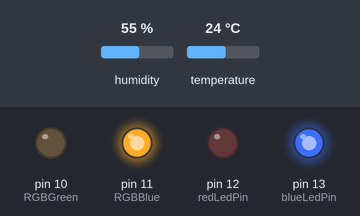
The sketch below on a simulated Arduino Uno, built with avr-gcc and run on an emulated ATmega328P. Parts: output pins drawn as LEDs (lit = HIGH). The test bench sets the inputs (shaded band); at power-on: humidity 55 %, temperature 24 °C.

Above: at 3.8 s.
3.9 s: humidity set to 51 %
6.8 s: humidity set to 48 %
At 8.1 s:
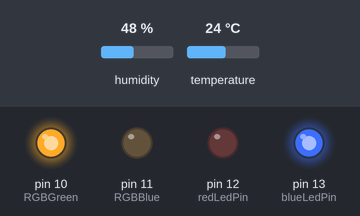
9.7 s: temperature set to 27 °C
At 12.2 s:
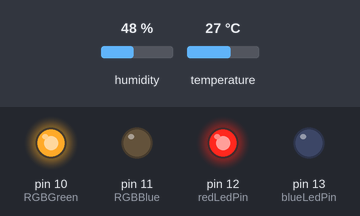
12.6 s: humidity set to 68 %
At 13.7 s:
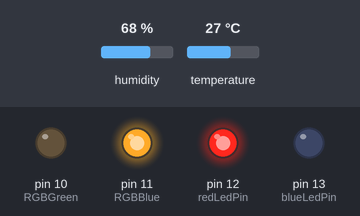
15.5 s: humidity set to 22 %
At 17.8 s:
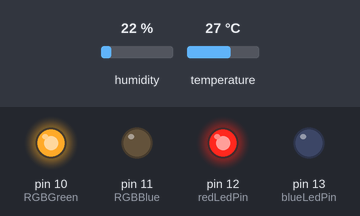
18.7 s: humidity set to 88 %
At 20.5 s:
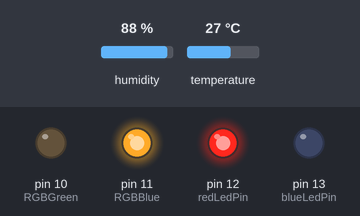
Timing chart, 0 to 22.0 s (numbered marks = the images above; inputs shaded):
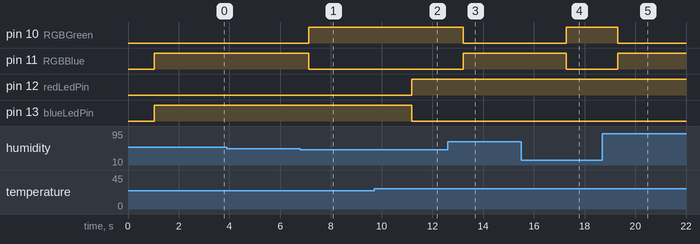

The sketch:

sketch_oct17a_Humidity.ino
```cpp
#include "DHT.h"
int DHT11Pin = 4;        //The DHT11 sensor  is connected to pin 4 of the Arduino.
int waitTime = 1000;     //The amount of time to wait between sensor reads.
DHT dht(DHT11Pin, DHT11);//Initialize the sensor.
int redLedPin = 12;
int blueLedPin = 13;
int RGBGreen = 10;
int RGBBlue = 11;
//DHT = object, dht is a name
void setup(){
  dht.begin();  //Start the sensor.
   pinMode(redLedPin, OUTPUT);
  pinMode(blueLedPin, OUTPUT);
   pinMode(RGBBlue, OUTPUT);
  pinMode(RGBGreen, OUTPUT);
}

void loop()
{
  delay(waitTime);
  float humidity = dht.readHumidity();  //Read the humidity value from the sensor.
  float celsius = dht.readTemperature(); //Read the temperature (c) value from the sensor.
  float fahrenheit = dht.readTemperature(true); //Read the temperature (f) value from the sensor.
  float heatIndexF = dht.computeHeatIndex(fahrenheit, humidity); //Calculate the heat index (f).
  float heatIndexC = dht.computeHeatIndex(celsius, humidity, false); //Calculate the heat index (c).

  Serial.print("Humidity   (%): ");
  Serial.println(humidity );        //Display the humidity precentage.
  Serial.print("Temperature(c): ");
  Serial.println(celsius);          //Display the temperature in celsius.
  Serial.print("Heat index (c): ");
  Serial.println(heatIndexC);       //Display the heat index in celsius.
  Serial.print("Temperature(f): ");
  Serial.println(fahrenheit);       //Display the temperature in fahrenheit.
  Serial.print("Heat index (f): ");
  Serial.println(heatIndexF);       //Display the heat index in fahrenheit.
  Serial.print("Dewpoint:");
Serial.println(dewPoint(celsius,humidity));
if ( celsius>25){
  digitalWrite(redLedPin, HIGH);
  digitalWrite(blueLedPin,LOW);
}
else {
  digitalWrite(blueLedPin,HIGH);
  digitalWrite(redLedPin,LOW);
  }
if ( humidity<50){
digitalWrite(RGBGreen, HIGH);
digitalWrite(RGBBlue, LOW);
}
else {
digitalWrite(RGBBlue, HIGH);
digitalWrite(RGBGreen, LOW);
}


}
  double dewPoint(double celsius, double humidity)
{
 double a = 17.271;
 double b = 237.7;
 double temp = (a * celsius) / (b + celsius) + log(humidity*0.01);
 double dP = (b * temp)/(a - temp);
 return dP;
}
```

Measured:
- the behaviour switches between 50 and 49 % on humidity (found by bisection; images 0 and 1)
- the behaviour switches between 25 and 26 °C on temperature (found by bisection; images 1 and 2)
- after the input at 3.9 s, every drawn part: stays the same
- after the input at 6.8 s, pin 10 (RGBGreen): LOW → HIGH after 0.32 s; pin 11 (RGBBlue): HIGH → LOW after 0.32 s
- after the input at 9.7 s, pin 12 (redLedPin): LOW → HIGH after 1.5 s; pin 13 (blueLedPin): HIGH → LOW after 1.5 s
- after the input at 12.6 s, pin 10 (RGBGreen): HIGH → LOW after 0.61 s; pin 11 (RGBBlue): LOW → HIGH after 0.61 s
- after the input at 15.5 s, pin 10 (RGBGreen): LOW → HIGH after 1.8 s; pin 11 (RGBBlue): HIGH → LOW after 1.8 s
- after the input at 18.7 s, pin 10 (RGBGreen): HIGH → LOW after 0.60 s; pin 11 (RGBBlue): LOW → HIGH after 0.60 s
